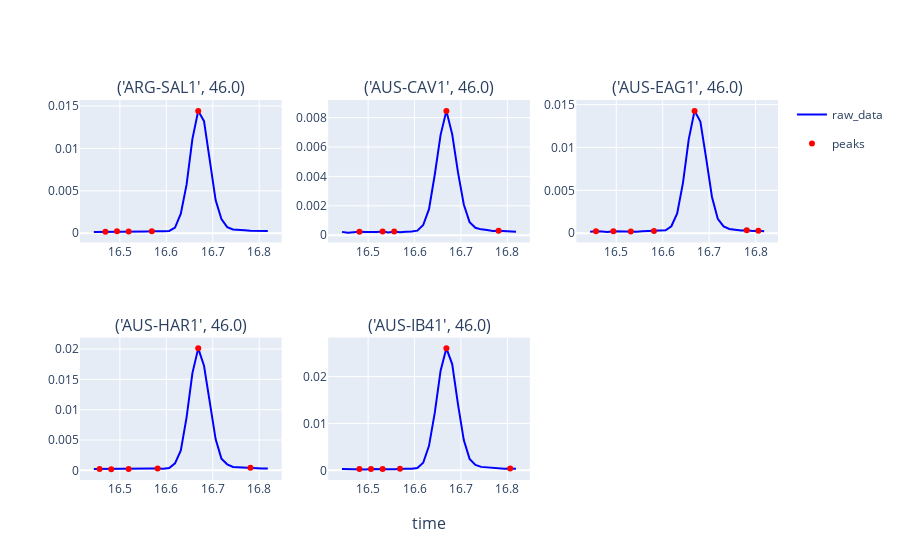

Notebook source saved alongside this figure:
### Markdown cell above
As we can see, peak finding is successful. It would be useful to add the viz function as an optional output of the peak finding function - given an xarray input, find the peaks and return as a dataset, providing a viz if specified.

### Code cell
ds, fig = xr_signal.find_peaks_dataset(
    ds=test_ds,
    array_key="raw_data",
    grouper=["sample", "mz"],
    return_viz=True,
    x="time",
    col_wrap=3,
)
fig

### Figure 1 — Plotly figure (JSON) as saved in the notebook; plotly's stock layout.template omitted (floating-point values rounded to 4 significant figures)
{"data": [{"legendgroup": "line", "marker": {"color": "blue"}, "mode": "lines", "name": "raw_data", "showlegend": true, "type": "scatter", "x": [16.44, 16.46, 16.47, 16.48, 16.49, 16.51, 16.52, 16.53, 16.54, 16.56, 16.57, 16.58, 16.59, 16.61, 16.62, 16.63, 16.64, 16.66, 16.67, 16.68, 16.69, 16.71, 16.72, 16.73, 16.74, 16.76, 16.77, 16.78, 16.79, 16.81, 16.82], "xaxis": "x", "y": [0.0001484, 0.0001469, 0.0001905, 0.0001623, 0.0002305, 0.0001749, 0.0001937, 0.0001587, 0.0001988, 0.0002193, 0.0002285, 0.0001918, 0.0002368, 0.0002763, 0.0006644, 0.002305, 0.005754, 0.01113, 0.01443, 0.01322, 0.008818, 0.003907, 0.001667, 0.0007209, 0.0004519, 0.0003652, 0.0003458, 0.0003016, 0.0002822, 0.0002548, 0.0002617], "yaxis": "y"}, {"legendgroup": "peaks", "marker": {"color": "red"}, "mode": "markers", "name": "peaks", "showlegend": true, "type": "scatter", "x": [16.44, 16.46, 16.47, 16.48, 16.49, 16.51, 16.52, 16.53, 16.54, 16.56, 16.57, 16.58, 16.59, 16.61, 16.62, 16.63, 16.64, 16.66, 16.67, 16.68, 16.69, 16.71, 16.72, 16.73, 16.74, 16.76, 16.77, 16.78, 16.79, 16.81, 16.82], "xaxis": "x", "y": [null, null, 0.0001905, null, 0.0002305, null, 0.0001937, null, null, null, 0.0002285, null, null, null, null, null, null, null, 0.01443, null, null, null, null, null, null, null, null, null, null, null, null], "yaxis": "y"}, {"legendgroup": "line", "marker": {"color": "blue"}, "mode": "lines", "name": "raw_data", "showlegend": false, "type": "scatter", "x": [16.44, 16.46, 16.47, 16.48, 16.49, 16.51, 16.52, 16.53, 16.54, 16.56, 16.57, 16.58, 16.59, 16.61, 16.62, 16.63, 16.64, 16.66, 16.67, 16.68, 16.69, 16.71, 16.72, 16.73, 16.74, 16.76, 16.77, 16.78, 16.79, 16.81, 16.82], "xaxis": "x2", "y": [0.0002248, 0.0001607, 0.0001974, 0.0002417, 0.0002108, 0.0001952, 0.0002223, 0.0002473, 0.0001817, 0.0002551, 0.0001988, 0.000237, 0.0002455, 0.0003082, 0.0006881, 0.001773, 0.004129, 0.006828, 0.00846, 0.006865, 0.004269, 0.002086, 0.0008879, 0.0005037, 0.0003961, 0.000345, 0.0002806, 0.0002951, 0.0002639, 0.0002414, 0.0002403], "yaxis": "y2"}, {"legendgroup": "peaks", "marker": {"color": "red"}, "mode": "markers", "name": "peaks", "showlegend": false, "type": "scatter", "x": [16.44, 16.46, 16.47, 16.48, 16.49, 16.51, 16.52, 16.53, 16.54, 16.56, 16.57, 16.58, 16.59, 16.61, 16.62, 16.63, 16.64, 16.66, 16.67, 16.68, 16.69, 16.71, 16.72, 16.73, 16.74, 16.76, 16.77, 16.78, 16.79, 16.81, 16.82], "xaxis": "x2", "y": [null, null, null, 0.0002417, null, null, null, 0.0002473, null, 0.0002551, null, null, null, null, null, null, null, null, 0.00846, null, null, null, null, null, null, null, null, 0.0002951, null, null, null], "yaxis": "y2"}, {"legendgroup": "line", "marker": {"color": "blue"}, "mode": "lines", "name": "raw_data", "showlegend": false, "type": "scatter", "x": [16.44, 16.46, 16.47, 16.48, 16.49, 16.51, 16.52, 16.53, 16.54, 16.56, 16.57, 16.58, 16.59, 16.61, 16.62, 16.63, 16.64, 16.66, 16.67, 16.68, 16.69, 16.71, 16.72, 16.73, 16.74, 16.76, 16.77, 16.78, 16.79, 16.81, 16.82], "xaxis": "x3", "y": [0.0001705, 0.0002343, 0.0001895, 0.0001514, 0.0002241, 0.0001963, 0.0001696, 0.0001839, 0.000177, 0.0002241, 0.0002372, 0.0002666, 0.000245, 0.0003456, 0.0008107, 0.002304, 0.00587, 0.01098, 0.01427, 0.01303, 0.008725, 0.004229, 0.001683, 0.0007944, 0.0004902, 0.0003957, 0.0003096, 0.0003543, 0.0002585, 0.0002843, 0.0002272], "yaxis": "y3"}, {"legendgroup": "peaks", "marker": {"color": "red"}, "mode": "markers", "name": "peaks", "showlegend": false, "type": "scatter", "x": [16.44, 16.46, 16.47, 16.48, 16.49, 16.51, 16.52, 16.53, 16.54, 16.56, 16.57, 16.58, 16.59, 16.61, 16.62, 16.63, 16.64, 16.66, 16.67, 16.68, 16.69, 16.71, 16.72, 16.73, 16.74, 16.76, 16.77, 16.78, 16.79, 16.81, 16.82], "xaxis": "x3", "y": [null, 0.0002343, null, null, 0.0002241, null, null, 0.0001839, null, null, null, 0.0002666, null, null, null, null, null, null, 0.01427, null, null, null, null, null, null, null, null, 0.0003543, null, 0.0002843, null], "yaxis": "y3"}, {"legendgroup": "line", "marker": {"color": "blue"}, "mode": "lines", "name": "raw_data", "showlegend": false, "type": "scatter", "x": [16.44, 16.46, 16.47, 16.48, 16.49, 16.51, 16.52, 16.53, 16.54, 16.56, 16.57, 16.58, 16.59, 16.61, 16.62, 16.63, 16.64, 16.66, 16.67, 16.68, 16.69, 16.71, 16.72, 16.73, 16.74, 16.76, 16.77, 16.78, 16.79, 16.81, 16.82], "xaxis": "x4", "y": [0.0002116, 0.0002121, 0.0001679, 0.0001988, 0.0001725, 0.0001885, 0.0002039, 0.0001829, 0.0001674, 0.0002077, 0.0002874, 0.0003158, 0.0002588, 0.0003822, 0.001153, 0.003284, 0.008776, 0.01603, 0.02011, 0.01724, 0.01108, 0.005155, 0.001935, 0.0009932, 0.0005451, 0.0004826, 0.0003884, 0.0004262, 0.0002977, 0.0002871, 0.0002924], "yaxis": "y4"}, {"legendgroup": "peaks", "marker": {"color": "red"}, "mode": "markers", "name": "peaks", "showlegend": false, "type": "scatter", "x": [16.44, 16.46, 16.47, 16.48, 16.49, 16.51, 16.52, 16.53, 16.54, 16.56, 16.57, 16.58, 16.59, 16.61, 16.62, 16.63, 16.64, 16.66, 16.67, 16.68, 16.69, 16.71, 16.72, 16.73, 16.74, 16.76, 16.77, 16.78, 16.79, 16.81, 16.82], "xaxis": "x4", "y": [null, 0.0002121, null, 0.0001988, null, null, 0.0002039, null, null, null, null, 0.0003158, null, null, null, null, null, null, 0.02011, null, null, null, null, null, null, null, null, 0.0004262, null, null, null], "yaxis": "y4"}, {"legendgroup": "line", "marker": {"color": "blue"}, "mode": "lines", "name": "raw_data", "showlegend": false, "type": "scatter", "x": [16.44, 16.46, 16.47, 16.48, 16.49, 16.51, 16.52, 16.53, 16.54, 16.56, 16.57, 16.58, 16.59, 16.61, 16.62, 16.63, 16.64, 16.66, 16.67, 16.68, 16.69, 16.71, 16.72, 16.73, 16.74, 16.76, 16.77, 16.78, 16.79, 16.81, 16.82], "xaxis": "x5", "y": [0.0002652, 0.0002145, 0.0002286, 0.0002539, 0.0001977, 0.0002581, 0.0002075, 0.0002719, 0.0002122, 0.0002412, 0.0003285, 0.0003116, 0.0003356, 0.0005021, 0.001619, 0.00522, 0.01228, 0.02125, 0.02601, 0.02265, 0.01408, 0.00645, 0.002443, 0.001161, 0.0007327, 0.0006106, 0.0004585, 0.0004405, 0.0003521, 0.0003849, 0.0003215], "yaxis": "y5"}, {"legendgroup": "peaks", "marker": {"color": "red"}, "mode": "markers", "name": "peaks", "showlegend": false, "type": "scatter", "x": [16.44, 16.46, 16.47, 16.48, 16.49, 16.51, 16.52, 16.53, 16.54, 16.56, 16.57, 16.58, 16.59, 16.61, 16.62, 16.63, 16.64, 16.66, 16.67, 16.68, 16.69, 16.71, 16.72, 16.73, 16.74, 16.76, 16.77, 16.78, 16.79, 16.81, 16.82], "xaxis": "x5", "y": [null, null, null, 0.0002539, null, 0.0002581, null, 0.0002719, null, null, 0.0003285, null, null, null, null, null, null, null, 0.02601, null, null, null, null, null, null, null, null, null, null, 0.0003849, null], "yaxis": "y5"}], "layout": {"annotations": [{"font": {"size": 16}, "showarrow": false, "text": "('ARG-SAL1', 46.0)", "x": 0.1444, "xanchor": "center", "xref": "paper", "y": 1, "yanchor": "bottom", "yref": "paper"}, {"font": {"size": 16}, "showarrow": false, "text": "('AUS-CAV1', 46.0)", "x": 0.5, "xanchor": "center", "xref": "paper", "y": 1, "yanchor": "bottom", "yref": "paper"}, {"font": {"size": 16}, "showarrow": false, "text": "('AUS-EAG1', 46.0)", "x": 0.8556, "xanchor": "center", "xref": "paper", "y": 1, "yanchor": "bottom", "yref": "paper"}, {"font": {"size": 16}, "showarrow": false, "text": "('AUS-HAR1', 46.0)", "x": 0.1444, "xanchor": "center", "xref": "paper", "y": 0.375, "yanchor": "bottom", "yref": "paper"}, {"font": {"size": 16}, "showarrow": false, "text": "('AUS-IB41', 46.0)", "x": 0.5, "xanchor": "center", "xref": "paper", "y": 0.375, "yanchor": "bottom", "yref": "paper"}, {"font": {"size": 16}, "showarrow": false, "text": "time", "x": 0.5, "xanchor": "center", "xref": "paper", "y": 0, "yanchor": "top", "yref": "paper", "yshift": -30}], "xaxis": {"anchor": "y", "domain": [0, 0.2889]}, "xaxis2": {"anchor": "y2", "domain": [0.3556, 0.6444]}, "xaxis3": {"anchor": "y3", "domain": [0.7111, 1]}, "xaxis4": {"anchor": "y4", "domain": [0, 0.2889]}, "xaxis5": {"anchor": "y5", "domain": [0.3556, 0.6444]}, "xaxis6": {"anchor": "y6", "domain": [0.7111, 1]}, "yaxis": {"anchor": "x", "domain": [0.625, 1]}, "yaxis2": {"anchor": "x2", "domain": [0.625, 1]}, "yaxis3": {"anchor": "x3", "domain": [0.625, 1]}, "yaxis4": {"anchor": "x4", "domain": [0, 0.375]}, "yaxis5": {"anchor": "x5", "domain": [0, 0.375]}, "yaxis6": {"anchor": "x6", "domain": [0, 0.375]}}}
